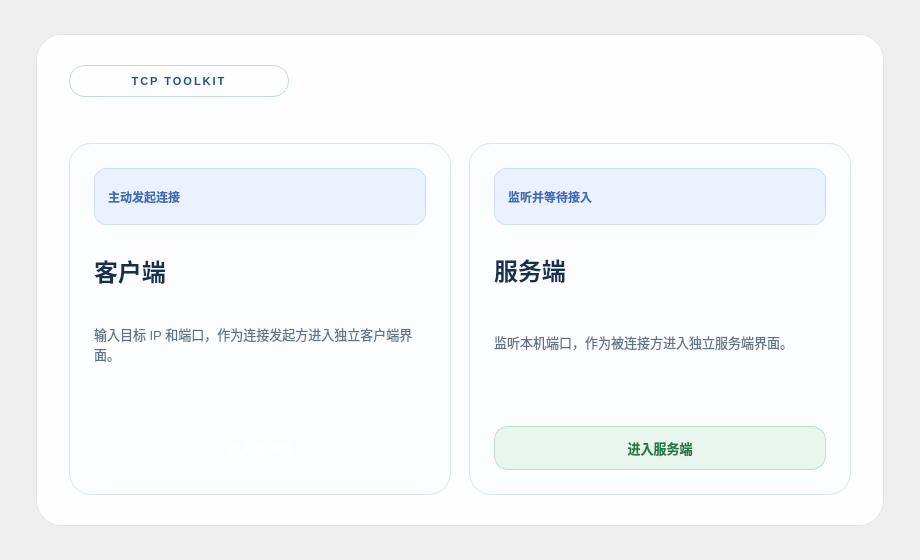
<?xml version="1.0" encoding="UTF-8"?>
<ui version="4.0">
 <class>RoleSelectionWindow</class>
 <widget class="QWidget" name="RoleSelectionWindow">
  <property name="geometry">
   <rect>
    <x>0</x>
    <y>0</y>
    <width>920</width>
    <height>560</height>
   </rect>
  </property>
  <property name="minimumSize">
   <size>
    <width>920</width>
    <height>560</height>
   </size>
  </property>
  <property name="maximumSize">
   <size>
    <width>920</width>
    <height>560</height>
   </size>
  </property>
  <property name="windowTitle">
   <string>TCP 启动选择</string>
  </property>
  <property name="styleSheet">
   <string notr="true">QWidget {
    background: qlineargradient(x1:0, y1:0, x2:1, y2:1,
                                stop:0 #eef5ff, stop:0.58 #f7fbff, stop:1 #ecf7f1);
}
QFrame#panel {
    background: rgba(255, 255, 255, 0.94);
    border: 1px solid rgba(122, 146, 184, 0.18);
    border-radius: 26px;
}
QFrame#clientCard, QFrame#serverCard {
    background: #fbfdff;
    border: 1px solid #d7e4f2;
    border-radius: 22px;
}
QFrame#clientCard:hover, QFrame#serverCard:hover {
    border: 1px solid #94b8f4;
    background: #ffffff;
}
QLabel#eyebrowLabel {
    color: #214f95;
    font-size: 11px;
    font-weight: 800;
    letter-spacing: 2px;
    background: qlineargradient(x1:0, y1:0, x2:1, y2:0,
                                stop:0 rgba(233, 242, 255, 0.96),
                                stop:1 rgba(221, 239, 255, 0.96));
    border: 1px solid #bfd5f5;
    border-radius: 16px;
    padding: 6px 18px;
}
QLabel#clientTitleLabel, QLabel#serverTitleLabel {
    color: #16314f;
    font-size: 24px;
    font-weight: 700;
}
QLabel#clientDescLabel, QLabel#serverDescLabel {
    color: #5f7287;
    font-size: 13px;
}
QLabel#clientTagLabel, QLabel#serverTagLabel {
    color: #3f6cb7;
    background: #eaf2ff;
    border: 1px solid #cadeff;
    border-radius: 12px;
    padding: 5px 10px;
    font-size: 12px;
    font-weight: 700;
}
QPushButton {
    min-height: 42px;
    border-radius: 14px;
    padding: 0 18px;
    font-size: 13px;
    font-weight: 700;
    border: none;
}
QPushButton#clientButton {
    color: white;
    background: qlineargradient(x1:0, y1:0, x2:1, y2:0,
                                stop:0 #3d7cff, stop:1 #6ea6ff);
}
QPushButton#clientButton:hover {
    background: qlineargradient(x1:0, y1:0, x2:1, y2:0,
                                stop:0 #2f70f0, stop:1 #629cf2);
}
QPushButton#serverButton {
    color: #1f7a46;
    background: #e8f6ee;
    border: 1px solid #b8e1c7;
}
QPushButton#serverButton:hover {
    background: #dcf1e4;
}</string>
  </property>
  <layout class="QVBoxLayout" name="verticalLayout">
   <property name="leftMargin">
    <number>36</number>
   </property>
   <property name="topMargin">
    <number>34</number>
   </property>
   <property name="rightMargin">
    <number>36</number>
   </property>
   <property name="bottomMargin">
    <number>34</number>
   </property>
   <item>
    <widget class="QFrame" name="panel">
     <property name="frameShape">
      <enum>QFrame::Shape::StyledPanel</enum>
     </property>
     <layout class="QVBoxLayout" name="panelLayout">
      <property name="spacing">
       <number>26</number>
      </property>
      <property name="leftMargin">
       <number>32</number>
      </property>
      <property name="topMargin">
       <number>30</number>
      </property>
      <property name="rightMargin">
       <number>32</number>
      </property>
      <property name="bottomMargin">
       <number>30</number>
      </property>
      <item>
       <widget class="QLabel" name="eyebrowLabel">
        <property name="minimumSize">
         <size>
          <width>164</width>
          <height>32</height>
         </size>
        </property>
        <property name="maximumSize">
         <size>
          <width>220</width>
          <height>32</height>
         </size>
        </property>
        <property name="text">
         <string>TCP TOOLKIT</string>
        </property>
        <property name="alignment">
         <set>Qt::AlignmentFlag::AlignCenter</set>
        </property>
       </widget>
      </item>
      <item>
       <spacer name="verticalSpacer">
        <property name="orientation">
         <enum>Qt::Orientation::Vertical</enum>
        </property>
        <property name="sizeType">
         <enum>QSizePolicy::Policy::Fixed</enum>
        </property>
        <property name="sizeHint" stdset="0">
         <size>
          <width>20</width>
          <height>20</height>
         </size>
        </property>
       </spacer>
      </item>
      <item>
       <layout class="QHBoxLayout" name="cardsLayout">
        <property name="spacing">
         <number>18</number>
        </property>
        <item>
         <widget class="QFrame" name="clientCard">
          <property name="frameShape">
           <enum>QFrame::Shape::StyledPanel</enum>
          </property>
          <layout class="QVBoxLayout" name="clientCardLayout">
           <property name="spacing">
            <number>16</number>
           </property>
           <property name="leftMargin">
            <number>24</number>
           </property>
           <property name="topMargin">
            <number>24</number>
           </property>
           <property name="rightMargin">
            <number>24</number>
           </property>
           <property name="bottomMargin">
            <number>24</number>
           </property>
           <item>
            <widget class="QLabel" name="clientTagLabel">
             <property name="text">
              <string>主动发起连接</string>
             </property>
            </widget>
           </item>
           <item>
            <widget class="QLabel" name="clientTitleLabel">
             <property name="text">
              <string>客户端</string>
             </property>
            </widget>
           </item>
           <item>
            <widget class="QLabel" name="clientDescLabel">
             <property name="text">
              <string>输入目标 IP 和端口，作为连接发起方进入独立客户端界面。</string>
             </property>
             <property name="wordWrap">
              <bool>true</bool>
             </property>
            </widget>
           </item>
           <item>
            <spacer name="clientVerticalSpacer">
             <property name="orientation">
              <enum>Qt::Orientation::Vertical</enum>
             </property>
             <property name="sizeType">
              <enum>QSizePolicy::Policy::Fixed</enum>
             </property>
             <property name="sizeHint" stdset="0">
              <size>
               <width>20</width>
               <height>40</height>
              </size>
             </property>
            </spacer>
           </item>
           <item>
            <widget class="QPushButton" name="clientButton">
             <property name="text">
              <string>进入客户端</string>
             </property>
            </widget>
           </item>
          </layout>
         </widget>
        </item>
        <item>
         <widget class="QFrame" name="serverCard">
          <property name="frameShape">
           <enum>QFrame::Shape::StyledPanel</enum>
          </property>
          <layout class="QVBoxLayout" name="serverCardLayout">
           <property name="spacing">
            <number>16</number>
           </property>
           <property name="leftMargin">
            <number>24</number>
           </property>
           <property name="topMargin">
            <number>24</number>
           </property>
           <property name="rightMargin">
            <number>24</number>
           </property>
           <property name="bottomMargin">
            <number>24</number>
           </property>
           <item>
            <widget class="QLabel" name="serverTagLabel">
             <property name="text">
              <string>监听并等待接入</string>
             </property>
            </widget>
           </item>
           <item>
            <widget class="QLabel" name="serverTitleLabel">
             <property name="text">
              <string>服务端</string>
             </property>
            </widget>
           </item>
           <item>
            <widget class="QLabel" name="serverDescLabel">
             <property name="text">
              <string>监听本机端口，作为被连接方进入独立服务端界面。</string>
             </property>
             <property name="wordWrap">
              <bool>true</bool>
             </property>
            </widget>
           </item>
           <item>
            <spacer name="serverVerticalSpacer">
             <property name="orientation">
              <enum>Qt::Orientation::Vertical</enum>
             </property>
             <property name="sizeType">
              <enum>QSizePolicy::Policy::Fixed</enum>
             </property>
             <property name="sizeHint" stdset="0">
              <size>
               <width>20</width>
               <height>40</height>
              </size>
             </property>
            </spacer>
           </item>
           <item>
            <widget class="QPushButton" name="serverButton">
             <property name="text">
              <string>进入服务端</string>
             </property>
            </widget>
           </item>
          </layout>
         </widget>
        </item>
       </layout>
      </item>
     </layout>
    </widget>
   </item>
  </layout>
 </widget>
 <resources/>
 <connections/>
</ui>
